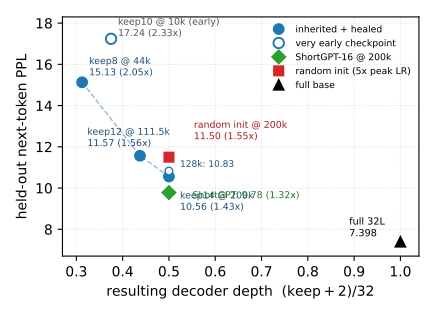

This figure's Python source:
#!/usr/bin/env python3
"""Paper B: available-checkpoint depth/PPL frontier.

All values come from PAPER_B_DATA.md secs. 3(a) and 8.1.  The x-axis is the
resulting model depth (keep + 2 fresh blocks) / 32, not the anatomical cut
depth keep / 32.  Checkpoint steps are shown because cross-arm points are not
compute matched.
"""
import os

import matplotlib
matplotlib.use("Agg")
import matplotlib.pyplot as plt

HERE = os.path.dirname(os.path.abspath(__file__))
OUT = os.path.join(HERE, "fig_depth_ppl.pdf")
BASE = 7.398

# label, resulting model depth, PPL, step (k), plotting style
POINTS = [
    ("keep8", 10 / 32, 15.131, 44.0, "partial"),
    ("keep10", 12 / 32, 17.239, 10.0, "early"),
    ("keep12", 14 / 32, 11.566, 111.5, "partial"),
    ("keep14", 16 / 32, 10.561, 200.0, "final"),
]

fig, ax = plt.subplots(figsize=(4.35, 3.15))

# A light guide through the informative (non-early) checkpoints.  It is
# intentionally dashed to avoid implying a compute-matched scaling law.
guide = [POINTS[i] for i in [0, 2, 3]]
ax.plot([p[1] for p in guide], [p[2] for p in guide],
        "--", color="#7aa6d8", lw=1.0, alpha=0.8)

for label, x, y, step, style in POINTS:
    if style == "early":
        ax.plot(x, y, "o", mfc="white", mec="#1f77b4", mew=1.4, ms=7.5,
                label="very early checkpoint")
        offset = (5, 2)
        suffix = " (early)"
    else:
        ax.plot(x, y, "o", color="#1f77b4", ms=7.5,
                label="inherited + healed" if label == "keep8" else None)
        offset = {
            "keep8": (5, 5),
            "keep12": (-38, 7),
            "keep14": (8, -24),
        }[label]
        suffix = ""
    ax.annotate(
        f"{label} @ {step:g}k{suffix}\n{y:.2f} ({y / BASE:.2f}x)",
        (x, y), xytext=offset, textcoords="offset points", fontsize=6.8,
        color="#555555" if style == "early" else "#1f4e79",
    )

# keep14 apex at the same architecture.
ax.plot(16 / 32, 10.826, "o", mfc="white", mec="#1f77b4", ms=5.5)
ax.annotate("128k: 10.83", (16 / 32, 10.826), xytext=(8, 3),
            textcoords="offset points", fontsize=6.5, color="#1f4e79")

# Cross-policy endpoint, fully random-initialized operating point, and full base.
ax.plot(16 / 32, 9.7803, "D", color="#2ca02c", ms=7,
        label="ShortGPT-16 @ 200k")
ax.annotate("ShortGPT: 9.78 (1.32x)", (16 / 32, 9.7803),
            xytext=(17, -4), textcoords="offset points", fontsize=6.8,
            color="#1b7f1b")

ax.plot(16 / 32, 11.498, "s", color="#d62728", ms=7,
        label="random init (5x peak LR)")
ax.annotate("random init @ 200k\n11.50 (1.55x)",
            (16 / 32, 11.498), xytext=(18, 13), textcoords="offset points",
            fontsize=6.8, color="#a61c1c")

ax.plot(1.0, BASE, "^", color="black", ms=7.5, label="full base")
ax.annotate("full 32L\n7.398", (1.0, BASE), xytext=(-37, 4),
            textcoords="offset points", fontsize=7)

ax.set_xlabel("resulting decoder depth  $(\\mathrm{keep}+2)/32$")
ax.set_ylabel("held-out next-token PPL")
ax.set_xlim(0.27, 1.04)
ax.set_ylim(6.7, 18.3)
ax.grid(True, ls=":", alpha=0.35)
ax.legend(fontsize=6.7, loc="upper right", frameon=False)

fig.tight_layout()
fig.savefig(OUT)
print("wrote", OUT)
